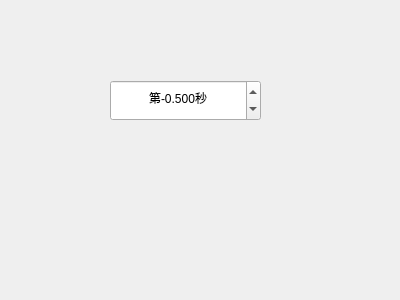
<?xml version="1.0" encoding="UTF-8"?>
<ui version="4.0">
 <class>Form</class>
 <widget class="QWidget" name="Form">
  <property name="geometry">
   <rect>
    <x>0</x>
    <y>0</y>
    <width>400</width>
    <height>300</height>
   </rect>
  </property>
  <property name="windowTitle">
   <string>Form</string>
  </property>
  <widget class="QDoubleSpinBox" name="doubleSpinBox">
   <property name="geometry">
    <rect>
     <x>110</x>
     <y>80</y>
     <width>151</width>
     <height>41</height>
    </rect>
   </property>
   <property name="alignment">
    <set>Qt::AlignCenter</set>
   </property>
   <property name="prefix">
    <string>第</string>
   </property>
   <property name="suffix">
    <string>秒</string>
   </property>
   <property name="decimals">
    <number>3</number>
   </property>
   <property name="minimum">
    <double>-1.000000000000000</double>
   </property>
   <property name="maximum">
    <double>10.000000000000000</double>
   </property>
   <property name="singleStep">
    <double>0.100000000000000</double>
   </property>
   <property name="value">
    <double>-0.500000000000000</double>
   </property>
  </widget>
 </widget>
 <resources/>
 <connections/>
</ui>
